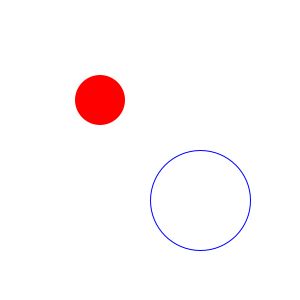
Frame 1 (no input)
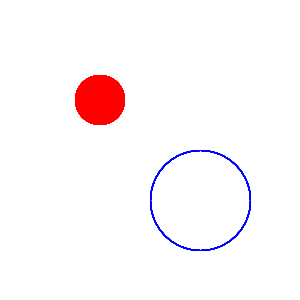
Frame 60 (the mouse pressed at the canvas centre just before this capture)
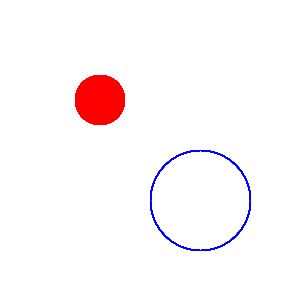
Frame 120 (the mouse held since frame 60 and released just before this capture)

The Processing sketch that drew these frames (run headless with seeded random() and noise(); from frame 60 on, the mouse is pressed at the canvas centre):

// Processing sketch: processing_25404
// ── processing_25404.pde

void setup(){
  size(300,300);
  background(255);
}

void draw(){
  //赤い円
  noStroke();
  fill(255,0,0);
  ellipse(100,100,50,50);
  
  /*
  上のように書くと、同じ数字を何回も書くことになるので、
  「変数」としてまとめて書いてしまう。
  下は青い円。
  */
  int a = 200;
  int b = 100;
  noFill();
  stroke(0,0,255);
  ellipse(a,a,b,b);
}
